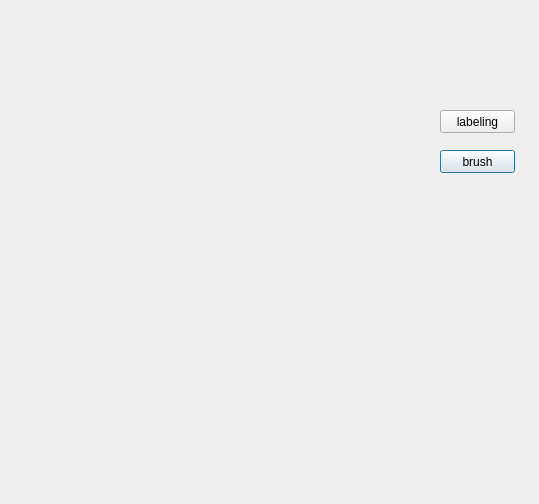
<?xml version="1.0" encoding="UTF-8"?>
<ui version="4.0">
 <class>Dialog</class>
 <widget class="QDialog" name="Dialog">
  <property name="geometry">
   <rect>
    <x>0</x>
    <y>0</y>
    <width>539</width>
    <height>504</height>
   </rect>
  </property>
  <property name="windowTitle">
   <string>Tools</string>
  </property>
  <widget class="QPushButton" name="pushButton">
   <property name="geometry">
    <rect>
     <x>440</x>
     <y>150</y>
     <width>75</width>
     <height>23</height>
    </rect>
   </property>
   <property name="text">
    <string>brush</string>
   </property>
  </widget>
  <widget class="QPushButton" name="pushButton_2">
   <property name="geometry">
    <rect>
     <x>440</x>
     <y>110</y>
     <width>75</width>
     <height>23</height>
    </rect>
   </property>
   <property name="text">
    <string>labeling</string>
   </property>
  </widget>
 </widget>
 <resources/>
 <connections/>
</ui>
